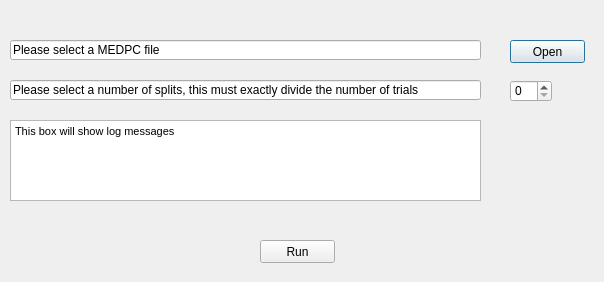
<?xml version="1.0" encoding="UTF-8"?>
<ui version="4.0">
 <class>MedPCSplit</class>
 <widget class="QDialog" name="MedPCSplit">
  <property name="geometry">
   <rect>
    <x>0</x>
    <y>0</y>
    <width>604</width>
    <height>282</height>
   </rect>
  </property>
  <property name="sizePolicy">
   <sizepolicy hsizetype="Fixed" vsizetype="Fixed">
    <horstretch>0</horstretch>
    <verstretch>0</verstretch>
   </sizepolicy>
  </property>
  <property name="windowTitle">
   <string>MedPC Split</string>
  </property>
  <widget class="QSpinBox" name="SplitsSpinBox">
   <property name="geometry">
    <rect>
     <x>510</x>
     <y>80</y>
     <width>42</width>
     <height>22</height>
    </rect>
   </property>
  </widget>
  <widget class="QLineEdit" name="FileSelect">
   <property name="geometry">
    <rect>
     <x>10</x>
     <y>40</y>
     <width>471</width>
     <height>20</height>
    </rect>
   </property>
   <property name="text">
    <string>Please select a MEDPC file</string>
   </property>
  </widget>
  <widget class="QPushButton" name="FileSelectButton">
   <property name="geometry">
    <rect>
     <x>510</x>
     <y>40</y>
     <width>75</width>
     <height>23</height>
    </rect>
   </property>
   <property name="text">
    <string>Open</string>
   </property>
  </widget>
  <widget class="QPushButton" name="pushButton">
   <property name="geometry">
    <rect>
     <x>260</x>
     <y>240</y>
     <width>75</width>
     <height>23</height>
    </rect>
   </property>
   <property name="text">
    <string>Run</string>
   </property>
  </widget>
  <widget class="QLineEdit" name="lineEdit">
   <property name="geometry">
    <rect>
     <x>10</x>
     <y>80</y>
     <width>471</width>
     <height>20</height>
    </rect>
   </property>
   <property name="text">
    <string>Please select a number of splits, this must exactly divide the number of trials</string>
   </property>
  </widget>
  <widget class="QTextEdit" name="LogText">
   <property name="geometry">
    <rect>
     <x>10</x>
     <y>120</y>
     <width>471</width>
     <height>81</height>
    </rect>
   </property>
   <property name="html">
    <string>&lt;!DOCTYPE HTML PUBLIC &quot;-//W3C//DTD HTML 4.0//EN&quot; &quot;http://www.w3.org/TR/REC-html40/strict.dtd&quot;&gt;
&lt;html&gt;&lt;head&gt;&lt;meta name=&quot;qrichtext&quot; content=&quot;1&quot; /&gt;&lt;style type=&quot;text/css&quot;&gt;
p, li { white-space: pre-wrap; }
&lt;/style&gt;&lt;/head&gt;&lt;body style=&quot; font-family:'MS Shell Dlg 2'; font-size:8.25pt; font-weight:400; font-style:normal;&quot;&gt;
&lt;p style=&quot; margin-top:0px; margin-bottom:0px; margin-left:0px; margin-right:0px; -qt-block-indent:0; text-indent:0px;&quot;&gt;&lt;span style=&quot; font-size:8pt;&quot;&gt;This box will show log messages&lt;/span&gt;&lt;/p&gt;&lt;/body&gt;&lt;/html&gt;</string>
   </property>
  </widget>
 </widget>
 <resources/>
 <connections/>
</ui>
